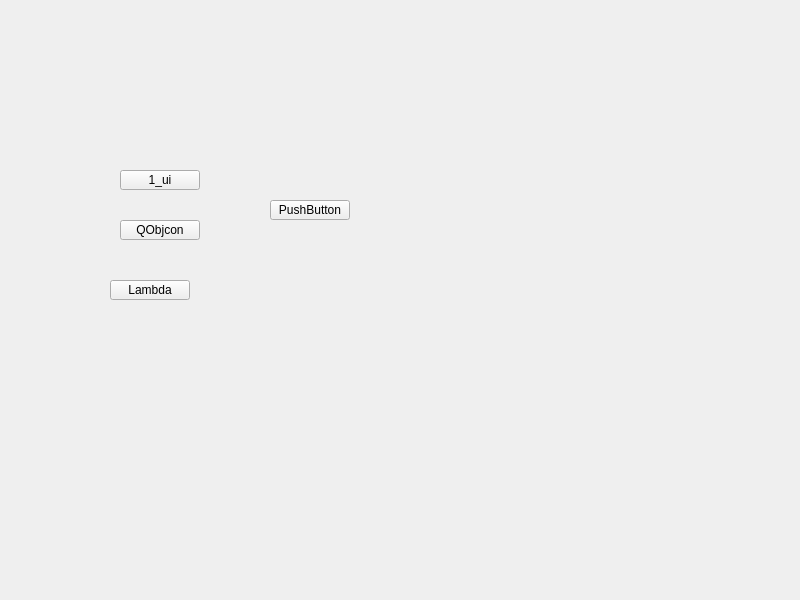
<?xml version="1.0" encoding="UTF-8"?>
<ui version="4.0">
 <class>Widget</class>
 <widget class="QWidget" name="Widget">
  <property name="geometry">
   <rect>
    <x>0</x>
    <y>0</y>
    <width>800</width>
    <height>600</height>
   </rect>
  </property>
  <property name="windowTitle">
   <string>Widget</string>
  </property>
  <widget class="QPushButton" name="no_ui">
   <property name="geometry">
    <rect>
     <x>120</x>
     <y>170</y>
     <width>80</width>
     <height>20</height>
    </rect>
   </property>
   <property name="text">
    <string>1_ui</string>
   </property>
  </widget>
  <widget class="QPushButton" name="btnCon">
   <property name="geometry">
    <rect>
     <x>120</x>
     <y>220</y>
     <width>80</width>
     <height>20</height>
    </rect>
   </property>
   <property name="text">
    <string>QObjcon</string>
   </property>
  </widget>
  <widget class="QPushButton" name="btnLambda">
   <property name="geometry">
    <rect>
     <x>110</x>
     <y>280</y>
     <width>80</width>
     <height>20</height>
    </rect>
   </property>
   <property name="text">
    <string>Lambda</string>
   </property>
  </widget>
  <widget class="QPushButton" name="btnFortch">
   <property name="geometry">
    <rect>
     <x>270</x>
     <y>200</y>
     <width>80</width>
     <height>20</height>
    </rect>
   </property>
   <property name="text">
    <string>PushButton</string>
   </property>
  </widget>
 </widget>
 <resources/>
 <connections/>
</ui>
